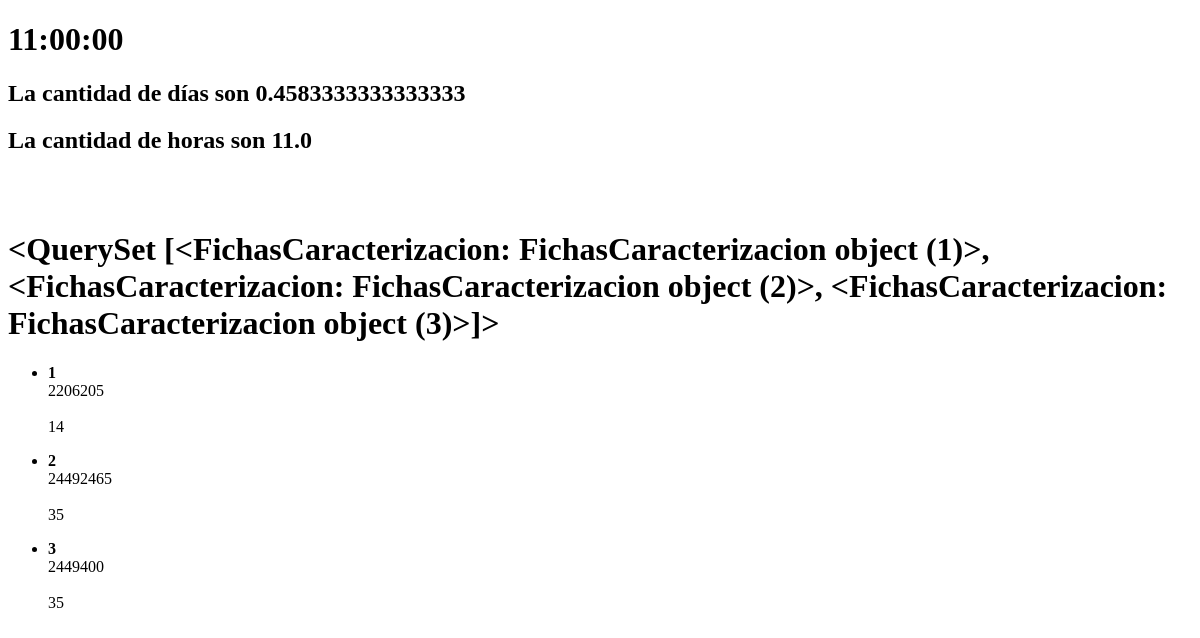
Before: /prueba/ with the older database file.
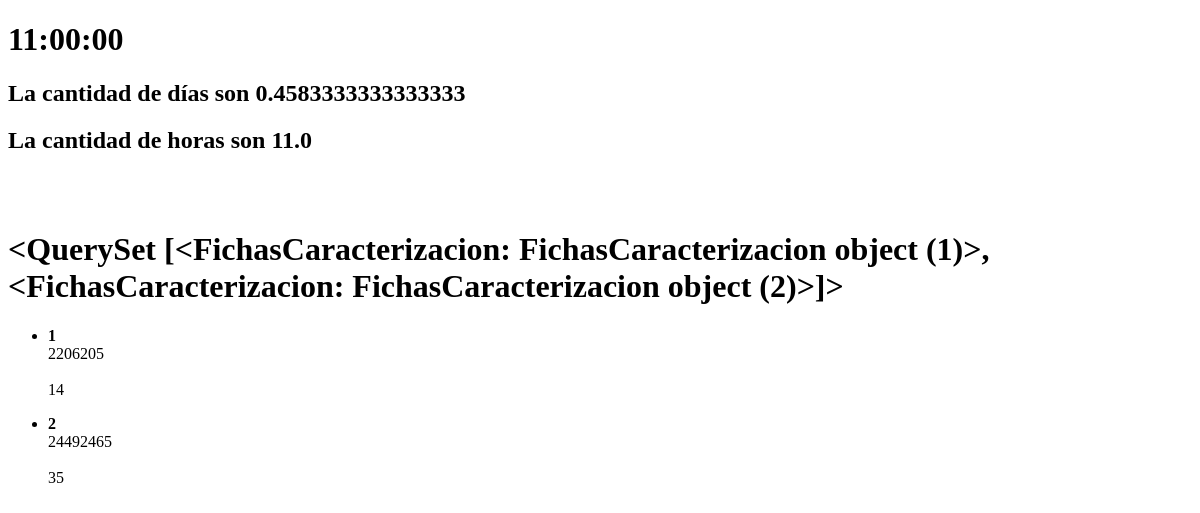
After: the same page with the newer database file.
### asistenteHorarios/models.py (models this page shows)
class FichasCaracterizacion(models.Model):
    Ficha = models.CharField(max_length=10)
    FechaInicioEtapaLectiva = models.DateField()
    FechaFinEtapaLectiva = models.DateField()
    CantidadAprendices = models.IntegerField()
    Jornada = models.CharField(max_length=30)
    ProgramasFormacion = models.ForeignKey(ProgramasFormacion, on_delete=models.CASCADE)

### asistenteHorarios/views.py (the view)
# urls.py: path('prueba/', prueba)
def prueba(request):
    instructor = Instructores.objects.filter(id = 6)
    consultaHorasMensualFormacion = Contratacion.objects.filter(id_Instructor = instructor[0])
    HorasMensualFormacion = consultaHorasMensualFormacion[0].horasMensualFormacion
    fechaInicio = datetime(2021,11,1)             # suponiendo meses el inicio como la fecha de inicio
    fechaFin = datetime(2021,11,30,23)
    resultado = sena10(instructor, fechaInicio, fechaFin)
    durDias = resultado.total_seconds()/(3600*24)
    durHoras = resultado.total_seconds()/3600
    fichasActivas = sena15()
    ctx = {"Resultado":resultado, "DuracionDias":durDias, "DuracionHoras":durHoras, "FichasActivas":fichasActivas}
    return render(request, 'prueba.html', ctx)

### asistenteHorarios/FuncSprint1/Sena10.py (called while the page is built)
def sena10(instructor, fechaInicio, fechaFin):
    consultaHorarioInstructor = Horario_Instructor.objects.filter(id_Instructor = instructor[0], Fecha_Inicio__gte = fechaInicio).filter(Fecha_Fin__lte = fechaFin)
    dur = timedelta(0)
    for iteracion in consultaHorarioInstructor:
        dur += iteracion.Fecha_Fin - iteracion.Fecha_Inicio
    return dur

### asistenteHorarios/FuncSprint1/Sena15.py (called while the page is built)
def sena15():
    fechaActual = datetime.now().date()
    FichasActivas = FichasCaracterizacion.objects.filter(FechaFinEtapaLectiva__gte = fechaActual)
    return FichasActivas

### asistenteHorarios/templates/prueba.html (shortened to what this page needs)
<!DOCTYPE html>
<html lang="en">
<head>
</head>
<body>
    <h1>{{Resultado}}</h1>
    <h2>La cantidad de días son <strong>{{DuracionDias}}</strong></h2>
    <h2>La cantidad de horas son <strong>{{DuracionHoras}}</strong></h2>
    <br><br>
    <h1>{{FichasActivas}}</h1>
    <ul>
        {% for elemento in FichasActivas %}
            <li>
                <p><strong>{{elemento.id}}</strong> <br>{{elemento.Ficha}} <br>{{elemento.Jprnada}} <br> {{elemento.CantidadAprendices}} </p>
            </li>
        {% endfor %}
        </ul>
</body>
</html>

Changed rows visible on the page:
no longer on this page (row edited): FichasCaracterizacion: id "3", Ficha "2449400", CantidadAprendices "35"
computed for FichasCaracterizacion: id "…(1)>, <FichasCaracterizacion: FichasCaracterizacion object (2)>, <FichasCaracterizacion: FichasCaracterizacion object (3)>]>" → "<QuerySet [<FichasCaracterizacion: FichasCaracterizacion object (1)>, <FichasCaracterizacion: FichasCaracterizacion object (2)>]>"
